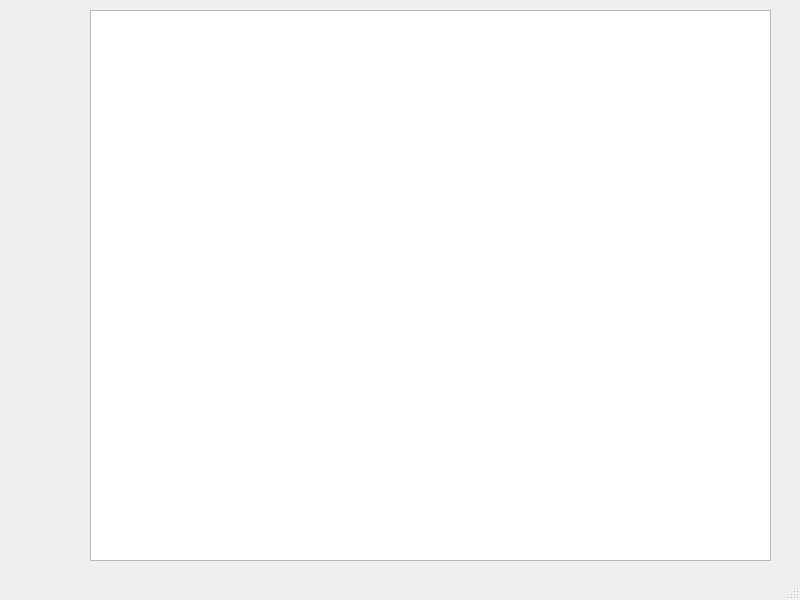
<?xml version="1.0" encoding="UTF-8"?>
<ui version="4.0">
 <class>BB</class>
 <widget class="QMainWindow" name="BB">
  <property name="geometry">
   <rect>
    <x>0</x>
    <y>0</y>
    <width>800</width>
    <height>600</height>
   </rect>
  </property>
  <property name="windowTitle">
   <string>BB</string>
  </property>
  <widget class="QWidget" name="bbwidget">
   <widget class="QGraphicsView" name="bbview">
    <property name="geometry">
     <rect>
      <x>90</x>
      <y>10</y>
      <width>681</width>
      <height>551</height>
     </rect>
    </property>
   </widget>
  </widget>
  <widget class="QMenuBar" name="menubar">
   <property name="geometry">
    <rect>
     <x>0</x>
     <y>0</y>
     <width>800</width>
     <height>21</height>
    </rect>
   </property>
  </widget>
  <widget class="QStatusBar" name="statusbar"/>
 </widget>
 <resources/>
 <connections/>
</ui>
